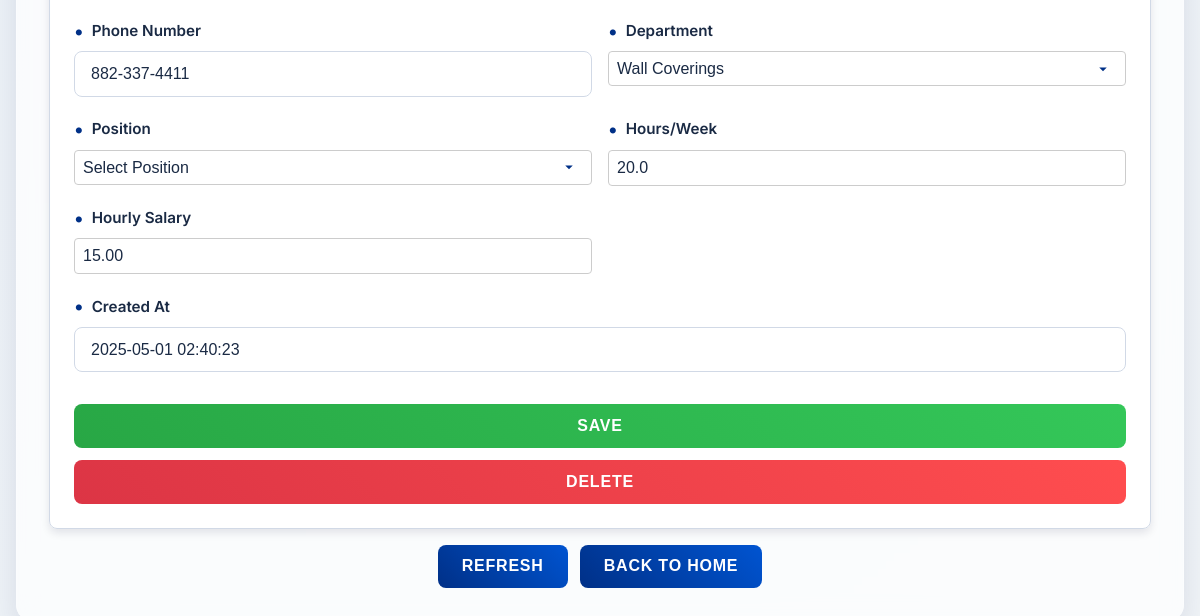
Before: /custom_admin/ (lower part) with the older database file.
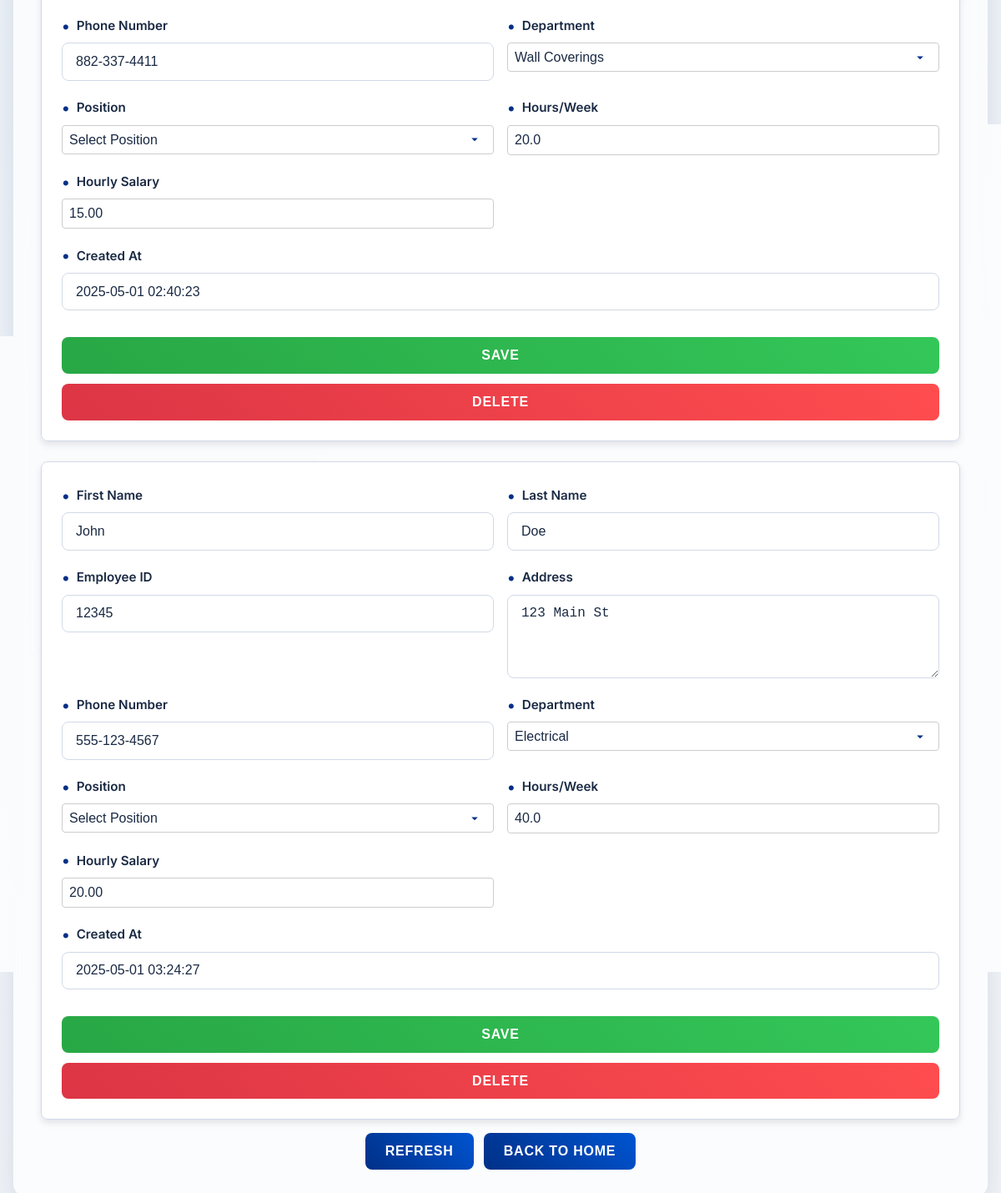
After: the same page with the newer database file.
### employees/models.py (models this page shows, shortened)
class Employee(models.Model):
    first_name = models.CharField(max_length=50)
    last_name = models.CharField(max_length=50)
    employee_id = models.CharField(max_length=10, unique=True)
    address = models.CharField(max_length=200)
    phone_number = models.CharField(max_length=15)
    department = models.CharField(max_length=50)
    position = models.CharField(max_length=50)
    hours_per_week = models.FloatField()
    hourly_salary = models.DecimalField(max_digits=10, decimal_places=2)
    created_at = models.DateTimeField(auto_now_add=True)

### employees/views.py (the view)
# urls.py: path('custom_admin/', views.custom_admin, name='custom_admin'),
def custom_admin(request):
    employees = Employee.objects.filter(id__isnull=False, id__gt=0)
    logger.debug("Custom admin employees: %s", [emp.id for emp in employees])
    return render(request, 'employees/admin.html', {'employees': employees})

### employees/templates/employees/admin.html (shortened to what the changed rows need)
{% load static %}
<!DOCTYPE html>
<html lang="en">
<head>
    <link rel="stylesheet" href="{% static 'css/styles.css' %}">
</head>
<body>
    <div class="container">
        {% if employees %}
            <div class="employee-container">
                {% for employee in employees %}
                    <div class="employee-block">
                        <form method="POST" action="{% url 'update_employee' employee.id %}" class="employee-form">
                            <div>
                                <label for="first_name_{{ employee.id }}">First Name</label>
                                <input type="text" id="first_name_{{ employee.id }}" name="first_name" pattern="[A-Za-z]+" title="Letters only" value="{{ employee.first_name }}" required>
                            </div>
                            <div>
                                <label for="last_name_{{ employee.id }}">Last Name</label>
                                <input type="text" id="last_name_{{ employee.id }}" name="last_name" pattern="[A-Za-z]+" title="Letters only" value="{{ employee.last_name }}" required>
                            </div>
                            <div>
                                <label for="employee_id_{{ employee.id }}">Employee ID</label>
                                <input type="text" id="employee_id_{{ employee.id }}" name="employee_id" pattern="\d+" title="Numbers only" value="{{ employee.employee_id }}" required>
                            </div>
                            <div>
                                <label for="address_{{ employee.id }}">Address</label>
                                <textarea id="address_{{ employee.id }}" name="address" required>{{ employee.address }}</textarea>
                            </div>
                            <div>
                                <label for="phone_number_{{ employee.id }}">Phone Number</label>
                                <input type="tel" id="phone_number_{{ employee.id }}" name="phone_number" pattern="\d{3}-\d{3}-\d{4}" title="Format: 111-111-1111" value="{{ employee.phone_number }}" required>
                            </div>
                            <div>
                                <label for="department_{{ employee.id }}">Department</label>
                                <select id="department_{{ employee.id }}" name="department" required>
                                    <option value="Electrical" {% if employee.department == "Electrical" %}selected{% endif %}>Electrical</option>
                                    <option value="Wall Coverings" {% if employee.department == "Wall Coverings" %}selected{% endif %}>Wall Coverings</option>
                                </select>
                            </div>
                            <div>
                                <label for="position_{{ employee.id }}">Position</label>
                                <select id="position_{{ employee.id }}" name="position" data-selected="{{ employee.position }}" required>
                                    <option value="" disabled selected>Select Position</option>
                                </select>
                            </div>
                            <div>
                                <label for="hours_per_week_{{ employee.id }}">Hours/Week</label>
                                <input type="number" step="0.1" id="hours_per_week_{{ employee.id }}" name="hours_per_week" value="{{ employee.hours_per_week }}" min="0" required>
                            </div>
                            <div>
                                <label for="hourly_salary_{{ employee.id }}">Hourly Salary</label>
                                <input type="number" step="0.01" id="hourly_salary_{{ employee.id }}" name="hourly_salary" value="{{ employee.hourly_salary }}" min="0" required>
                            </div>
                            <div class="full-width">
                                <label for="created_at_{{ employee.id }}">Created At</label>
                                <input type="text" id="created_at_{{ employee.id }}" value="{{ employee.created_at|date:'Y-m-d H:i:s' }}" disabled>
                            </div>
                            <div class="block-actions full-width">
                                <button type="submit" class="save-btn" aria-label="Save changes for {{ employee.first_name }} {{ employee.last_name }}">Save</button>
                                <button type="button" class="delete-btn" data-url="{% url 'delete_employee' employee.id|escapejs %}" onclick="if(confirm('Are you sure you want to delete {{ employee.first_name|escapejs }} {{ employee.last_name|escapejs }} (ID: {{ employee.employee_id|escapejs }})?')) window.location.href=this.dataset.url;" aria-label="Delete employee {{ employee.first_name }} {{ employee.last_name }}">Delete</button>
                            </div>
                        </form>
                    </div>
                {% endfor %}
            </div>
        {% else %}
            <p>No employees registered yet.</p>
        {% endif %}
    </div>
</body>
</html>

Changed rows visible on the page:
added Employee: first_name "John", last_name "Doe", employee_id "12345", address "123 Main St", phone_number "555-123-4567", department "Electrical", hours_per_week "40.0", hourly_salary "20.00", created_at "2025-05-01 03:24:27"
